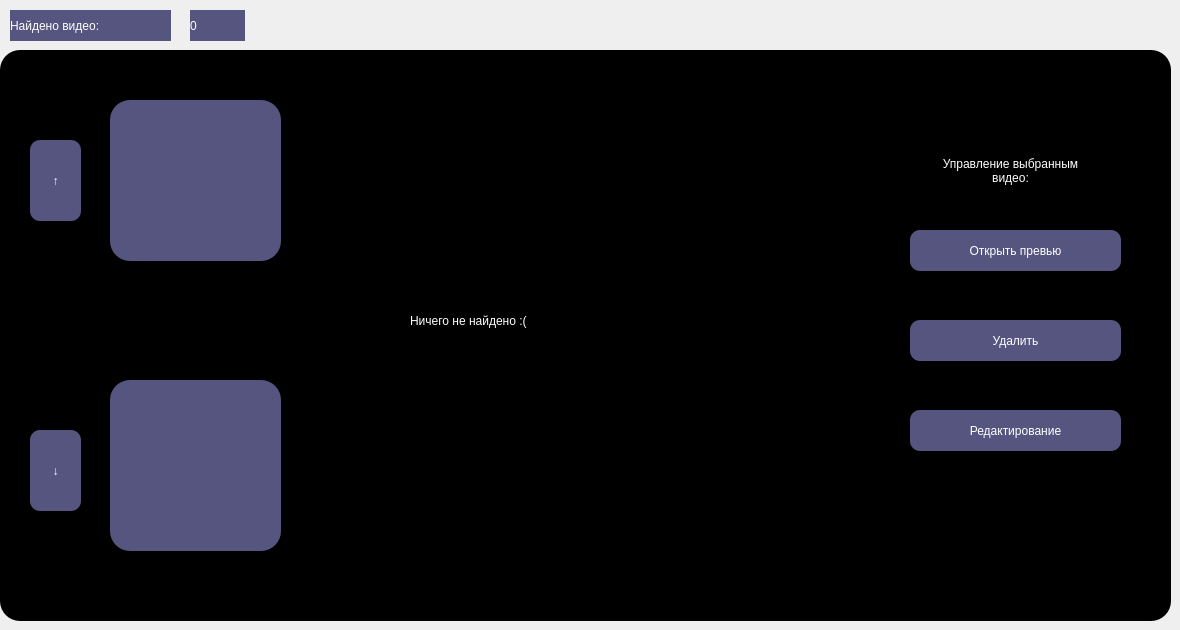
    <widget class="QWidget" name="VideoTab">
     <widget class="QFrame" name="VID_Container">
      <property name="geometry">
       <rect>
        <x>0</x>
        <y>50</y>
        <width>1171</width>
        <height>571</height>
       </rect>
      </property>
      <property name="styleSheet">
       <string notr="true">background-color: rgb(0, 0, 0);
border-radius: 20px;
text-align: center;
</string>
      </property>
      <property name="frameShape">
       <enum>QFrame::StyledPanel</enum>
      </property>
      <property name="frameShadow">
       <enum>QFrame::Raised</enum>
      </property>
      <widget class="QPushButton" name="VID_UpButton">
       <property name="geometry">
        <rect>
         <x>30</x>
         <y>90</y>
         <width>51</width>
         <height>81</height>
        </rect>
       </property>
       <property name="styleSheet">
        <string notr="true">font: 63 12pt &quot;Yu Gothic UI Semibold&quot;;
background-color: rgb(85, 85, 127);
color: rgb(255, 255, 255);
border-radius: 10px
</string>
       </property>
       <property name="text">
        <string>↑</string>
       </property>
      </widget>
      <widget class="QPushButton" name="VID_DownButton">
       <property name="geometry">
        <rect>
         <x>30</x>
         <y>380</y>
         <width>51</width>
         <height>81</height>
        </rect>
       </property>
       <property name="styleSheet">
        <string notr="true">font: 63 12pt &quot;Yu Gothic UI Semibold&quot;;
background-color: rgb(85, 85, 127);
color: rgb(255, 255, 255);
border-radius: 10px
</string>
       </property>
       <property name="text">
        <string>↓</string>
       </property>
      </widget>
      <widget class="QGroupBox" name="VID1_Container">
       <property name="geometry">
        <rect>
         <x>100</x>
         <y>40</y>
         <width>731</width>
         <height>211</height>
        </rect>
       </property>
       <property name="title">
        <string>GroupBox</string>
       </property>
       <widget class="QLabel" name="VID1_Icon">
        <property name="geometry">
         <rect>
          <x>10</x>
          <y>10</y>
          <width>171</width>
          <height>161</height>
         </rect>
        </property>
        <property name="styleSheet">
         <string notr="true">background-color: rgb(85, 85, 127);
color: rgb(255, 255, 255);
border-radius: 20px;</string>
        </property>
        <property name="text">
         <string/>
        </property>
       </widget>
       <widget class="QLabel" name="VID1_NameLabel">
        <property name="geometry">
         <rect>
          <x>200</x>
          <y>20</y>
          <width>531</width>
          <height>21</height>
         </rect>
        </property>
        <property name="styleSheet">
         <string notr="true">font: 63 10pt &quot;Yu Gothic UI Semibold&quot;;
color: rgb(255, 255, 255);</string>
        </property>
        <property name="text">
         <string/>
        </property>
       </widget>
       <widget class="QLabel" name="VID1_DateCreationLabel">
        <property name="geometry">
         <rect>
          <x>200</x>
          <y>60</y>
          <width>141</width>
          <height>21</height>
         </rect>
        </property>
        <property name="styleSheet">
         <string notr="true">font: 63 10pt &quot;Yu Gothic UI Semibold&quot;;
color: rgb(255, 255, 255);</string>
        </property>
        <property name="text">
         <string/>
        </property>
       </widget>
       <widget class="QLabel" name="VID1_DescriptionLabel">
        <property name="geometry">
         <rect>
          <x>200</x>
          <y>100</y>
          <width>531</width>
          <height>31</height>
         </rect>
        </property>
        <property name="styleSheet">
         <string notr="true">font: 63 10pt &quot;Yu Gothic UI Semibold&quot;;
color: rgb(255, 255, 255);</string>
        </property>
        <property name="text">
         <string/>
        </property>
       </widget>
       <widget class="QLabel" name="VID1_PathLabel">
        <property name="geometry">
         <rect>
          <x>200</x>
          <y>150</y>
          <width>531</width>
          <height>20</height>
         </rect>
        </property>
        <property name="styleSheet">
         <string notr="true">font: 63 10pt &quot;Yu Gothic UI Semibold&quot;;
color: rgb(255, 255, 255);</string>
        </property>
        <property name="text">
         <string/>
        </property>
       </widget>
      </widget>
      <widget class="QGroupBox" name="VID2_Container">
       <property name="geometry">
        <rect>
         <x>100</x>
         <y>310</y>
         <width>741</width>
         <height>241</height>
        </rect>
       </property>
       <property name="title">
        <string>GroupBox</string>
       </property>
       <widget class="QLabel" name="VID2_Icon">
        <property name="geometry">
         <rect>
          <x>10</x>
          <y>20</y>
          <width>171</width>
          <height>171</height>
         </rect>
        </property>
        <property name="styleSheet">
         <string notr="true">background-color: rgb(85, 85, 127);
color: rgb(255, 255, 255);
border-radius: 20px;</string>
        </property>
        <property name="text">
         <string/>
        </property>
       </widget>
       <widget class="QLabel" name="VID2_NameLabel">
        <property name="geometry">
         <rect>
          <x>200</x>
          <y>30</y>
          <width>551</width>
          <height>31</height>
         </rect>
        </property>
        <property name="styleSheet">
         <string notr="true">font: 63 10pt &quot;Yu Gothic UI Semibold&quot;;
color: rgb(255, 255, 255);</string>
        </property>
        <property name="text">
         <string/>
        </property>
       </widget>
       <widget class="QLabel" name="VID2_DateCreationLabel">
        <property name="geometry">
         <rect>
          <x>200</x>
          <y>70</y>
          <width>321</width>
          <height>31</height>
         </rect>
        </property>
        <property name="styleSheet">
         <string notr="true">font: 63 10pt &quot;Yu Gothic UI Semibold&quot;;
color: rgb(255, 255, 255);</string>
        </property>
        <property name="text">
         <string/>
        </property>
       </widget>
       <widget class="QLabel" name="VID2_DescriptionLabel">
        <property name="geometry">
         <rect>
          <x>200</x>
          <y>110</y>
          <width>541</width>
          <height>41</height>
         </rect>
        </property>
        <property name="styleSheet">
         <string notr="true">font: 63 10pt &quot;Yu Gothic UI Semibold&quot;;
color: rgb(255, 255, 255);</string>
        </property>
        <property name="text">
         <string/>
        </property>
       </widget>
       <widget class="QLabel" name="VID2_PathLabel">
        <property name="geometry">
         <rect>
          <x>200</x>
          <y>170</y>
          <width>541</width>
          <height>21</height>
         </rect>
        </property>
        <property name="styleSheet">
         <string notr="true">font: 63 10pt &quot;Yu Gothic UI Semibold&quot;;
color: rgb(255, 255, 255);</string>
        </property>
        <property name="text">
         <string/>
        </property>
       </widget>
      </widget>
      <widget class="QLabel" name="VID_NothingLabel">
       <property name="geometry">
        <rect>
         <x>410</x>
         <y>250</y>
         <width>261</width>
         <height>41</height>
        </rect>
       </property>
       <property name="styleSheet">
        <string notr="true">font: 63 12pt &quot;Yu Gothic UI Semibold&quot;;
color: rgb(255, 255, 255);</string>
       </property>
       <property name="text">
        <string>Ничего не найдено :(</string>
       </property>
      </widget>
      <widget class="QPushButton" name="VID_WatchButton">
       <property name="geometry">
        <rect>
         <x>910</x>
         <y>180</y>
         <width>211</width>
         <height>41</height>
        </rect>
       </property>
       <property name="styleSheet">
        <string notr="true">font: 63 10pt &quot;Yu Gothic UI Semibold&quot;;
background-color: rgb(85, 85, 127);
color: rgb(255, 255, 255);
border-radius: 10px
</string>
       </property>
       <property name="text">
        <string>Открыть превью</string>
       </property>
      </widget>
      <widget class="QPushButton" name="VID_DeleteButton">
       <property name="geometry">
        <rect>
         <x>910</x>
         <y>270</y>
         <width>211</width>
         <height>41</height>
        </rect>
       </property>
       <property name="styleSheet">
        <string notr="true">font: 63 10pt &quot;Yu Gothic UI Semibold&quot;;
background-color: rgb(85, 85, 127);
color: rgb(255, 255, 255);
border-radius: 10px
</string>
       </property>
       <property name="text">
        <string>Удалить</string>
       </property>
      </widget>
      <widget class="QPushButton" name="VID_EditButton">
       <property name="geometry">
        <rect>
         <x>910</x>
         <y>360</y>
         <width>211</width>
         <height>41</height>
        </rect>
       </property>
       <property name="styleSheet">
        <string notr="true">font: 63 10pt &quot;Yu Gothic UI Semibold&quot;;
background-color: rgb(85, 85, 127);
color: rgb(255, 255, 255);
border-radius: 10px
</string>
       </property>
       <property name="text">
        <string>Редактирование</string>
       </property>
      </widget>
      <widget class="QLabel" name="VID_ControlsLabel">
       <property name="geometry">
        <rect>
         <x>890</x>
         <y>80</y>
         <width>241</width>
         <height>81</height>
        </rect>
       </property>
       <property name="styleSheet">
        <string notr="true">font: 63 10pt &quot;Yu Gothic UI Semibold&quot;;
color: rgb(255, 255, 255);</string>
       </property>
       <property name="text">
        <string>Управление выбранным 
видео:</string>
       </property>
       <property name="alignment">
        <set>Qt::AlignCenter</set>
       </property>
      </widget>
     </widget>
     <widget class="QLabel" name="VID_TabLabel">
      <property name="geometry">
       <rect>
        <x>10</x>
        <y>10</y>
        <width>161</width>
        <height>31</height>
       </rect>
      </property>
      <property name="styleSheet">
       <string notr="true">font: 63 12pt &quot;Yu Gothic UI Semibold&quot;;
background-color: rgb(85, 85, 127);
color: rgb(255, 255, 255);</string>
      </property>
      <property name="text">
       <string>Найдено видео:</string>
      </property>
     </widget>
     <widget class="QLabel" name="VID_CountValue">
      <property name="geometry">
       <rect>
        <x>190</x>
        <y>10</y>
        <width>55</width>
        <height>31</height>
       </rect>
      </property>
      <property name="styleSheet">
       <string notr="true">font: 63 12pt &quot;Yu Gothic UI Semibold&quot;;
background-color: rgb(85, 85, 127);
color: rgb(255, 255, 255);</string>
      </property>
      <property name="text">
       <string>0</string>
      </property>
     </widget>
    </widget>
